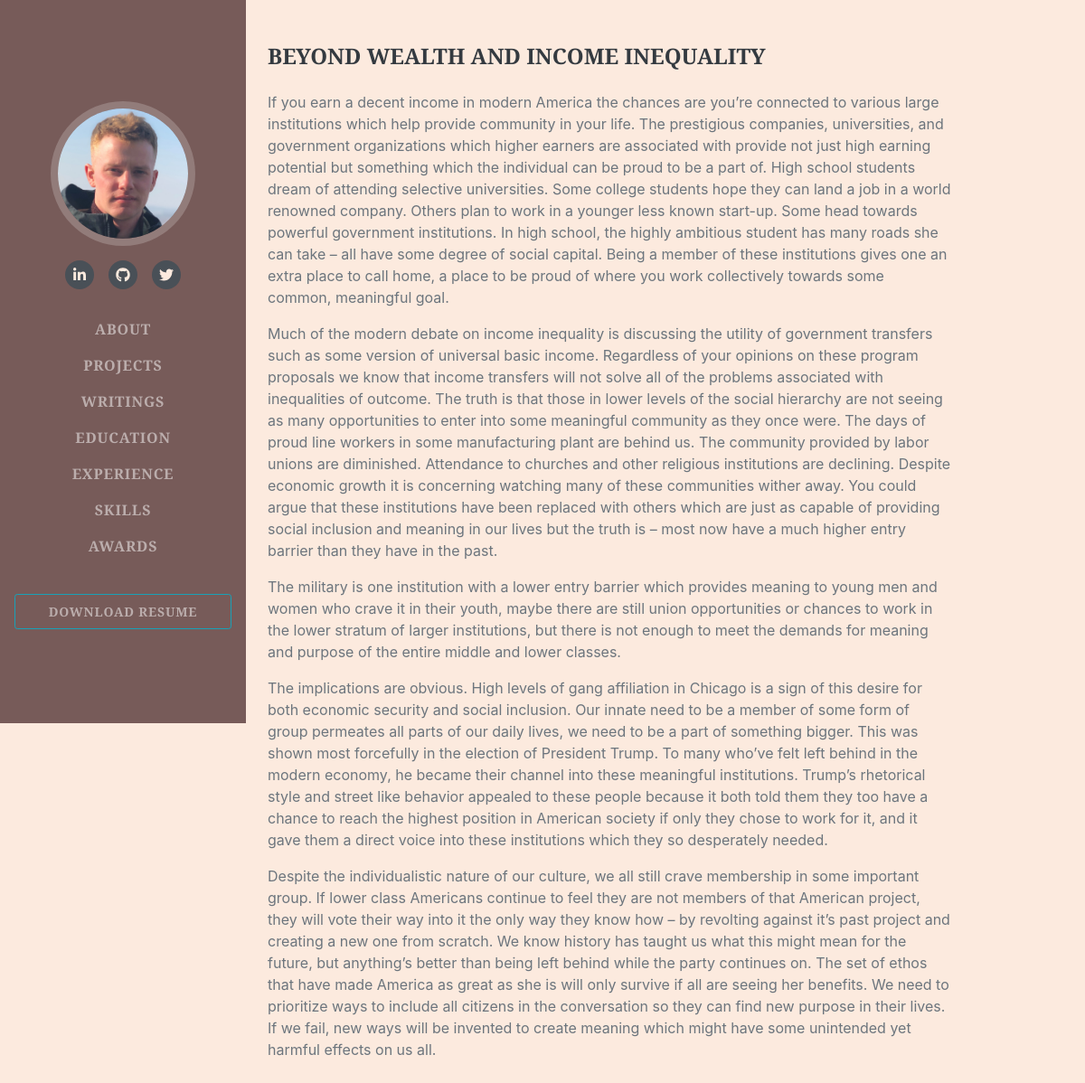
The page /writings/8 on the database its author committed.
### portfolio/models.py (models this page shows, shortened)
class Essay(db.Model):
    id = db.Column(db.Integer, primary_key=True)
    title = db.Column(db.Text)
    text = db.Column(db.Text)

### portfolio/writings/views.py (the view)
@writings_blueprint.route('/<int:essay_id>')
def essay_detail(essay_id):
    essay = Essay.query.get_or_404(essay_id)
    return render_template('essay_detail.html' , essay = essay)

### portfolio/writings/templates/writings/essay_detail.html (shortened to what this page needs)
{% extends "base.html" %}
{% block content %}
<div class="container">
<br>
<br>
<div style = "padding-right:15%"class="container-md">
  <h4 class="mb-0">{{essay.title}}</h4>
  <br>
  <p class="container fa-ul mb-0 mr-5 px-5">{{essay.text | safe}}</p>
  <br>
</div>
</div>
{% endblock %}

### rows shown on the page
Essay: title "BEYOND WEALTH AND INCOME INEQUALITY", text "If you earn a decent income in modern America the chances are you’re connected to various large institutions which help provide community in your life. The prestigious companies, universities, and government organizations which higher earners are associated with provide not just high earning potential but something which the individual can be proud to be a part of. High school students dream of attending selective universities. Some college students hope they can land a job in a world renowned company. Others plan to work in a younger less known start-up. Some head towards powerful government institutions. In high school, the highly ambitious student has many roads she can take – all have…"
